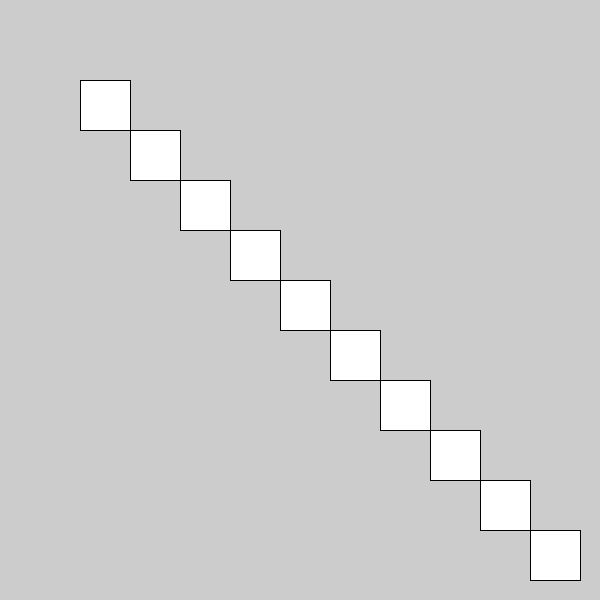
Frame 1 (no input)
Frame 60 (the mouse pressed at the canvas centre just before this capture): identical to frame 1, image omitted
Frame 120 (the mouse held since frame 60 and released just before this capture): identical to frame 1, image omitted

The Processing sketch that drew this single still picture (run headless with seeded random() and noise(); from frame 60 on, the mouse is pressed at the canvas centre):

// Processing sketch: Task_4
// ── Task_4.pde
Square[] squares= new Square[10];
Square square;


void setup() {
  size(600, 600);

  for (int i = 0; i < squares.length; i++) {
    squares[i]= new Square(80+(i*50) , 80+(i*50));
  }
  
}

void draw() {

  for(int j = 0; j < squares.length; j++){
    squares[j].display();
  
  }

}

// ── Square.pde
class Square{

int xPosition;
int yPosition; 

Square( int xPosition, int yPosition){

  this.xPosition = xPosition;
  this.yPosition = yPosition;
  
}
 void display(){
 rect( xPosition, yPosition, 50,50);
 
 }

}
